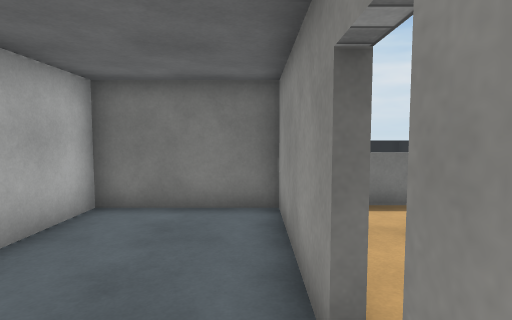
view 1 (above)

21 first-person views from a walk through a 3-D level made in the Unity game engine. The camera is 1.5 m above the floor, tilts 4° down and sees 80° across. The floor is counted in squares, 1 m on a side. Each view is taken from the middle of a square. On the plan, view 1 faces up. The plan holds only what a view shows up to about 15 squares ahead; the rest is blank. The player is left out. Surface patterns are stand-ins for the level's own textures.

view 2
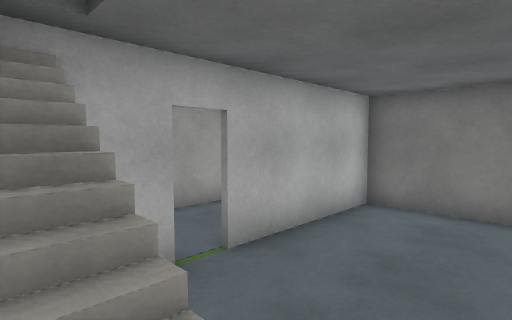

view 3
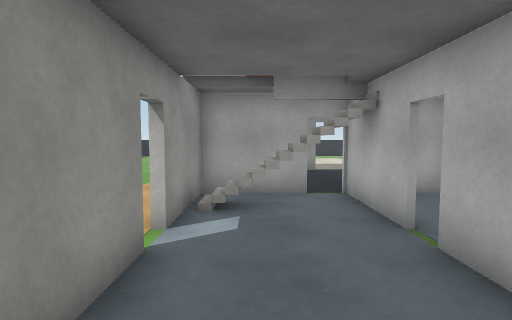

view 4
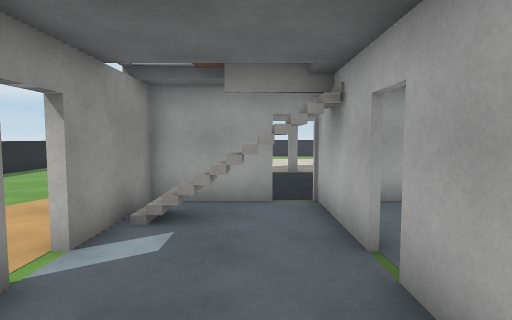

view 5
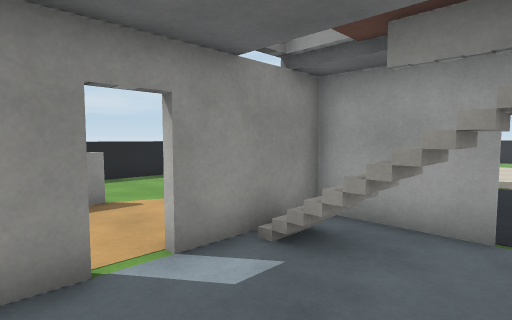

view 6
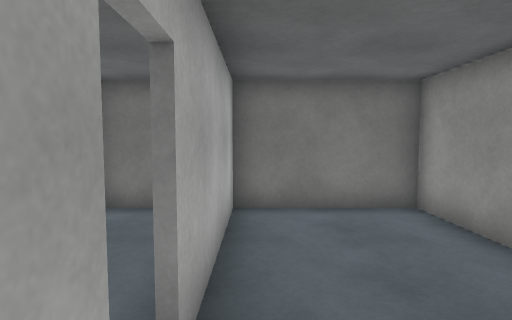

view 7
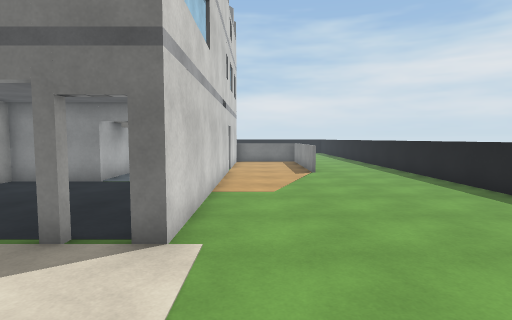

view 8
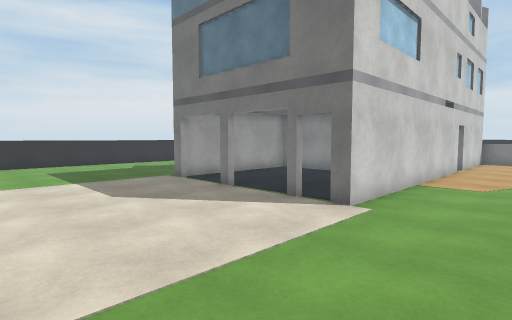

view 9
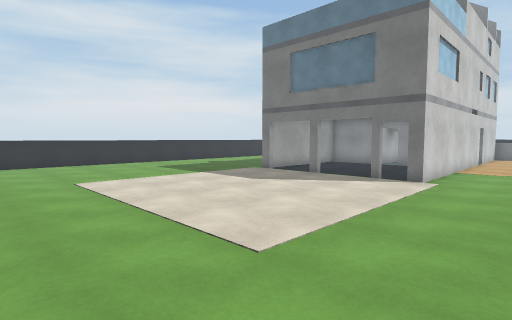

view 10
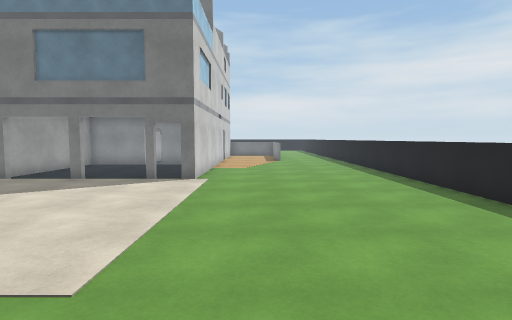

view 11
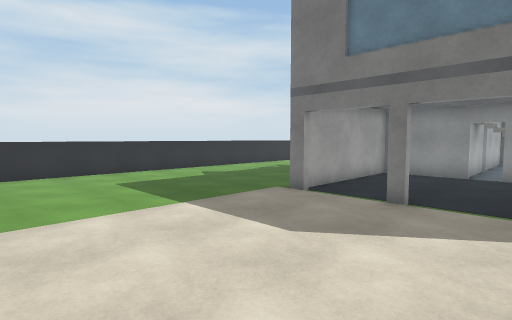

view 12
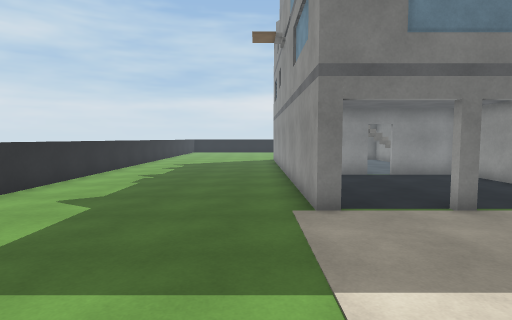

view 13
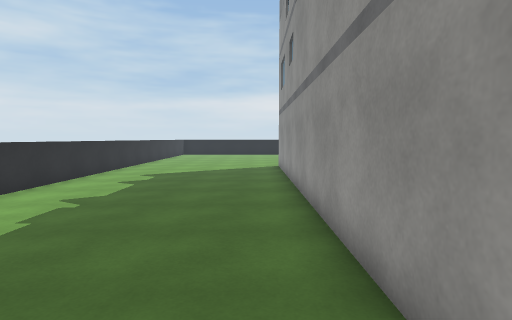

view 14
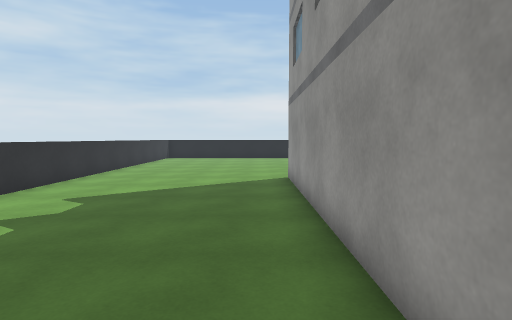

view 15
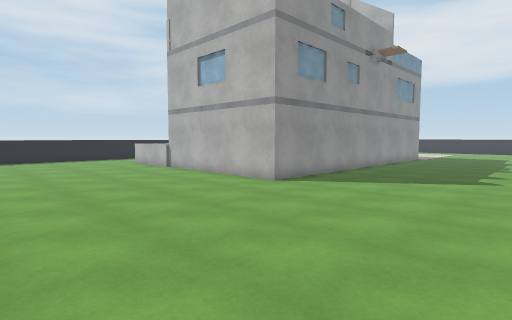

view 16
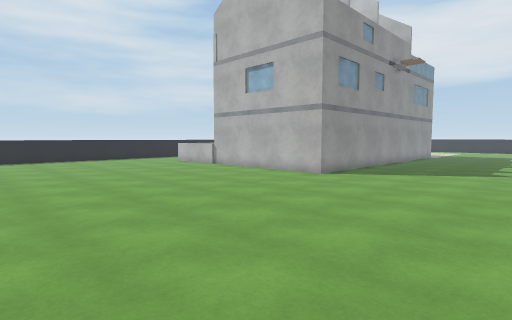

view 17
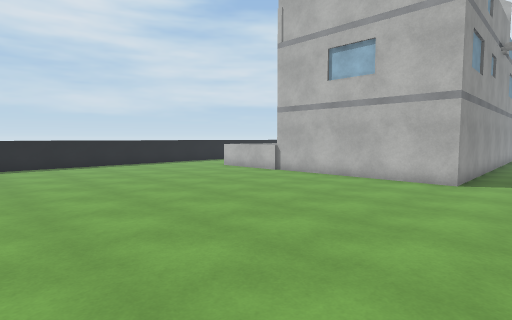

view 18
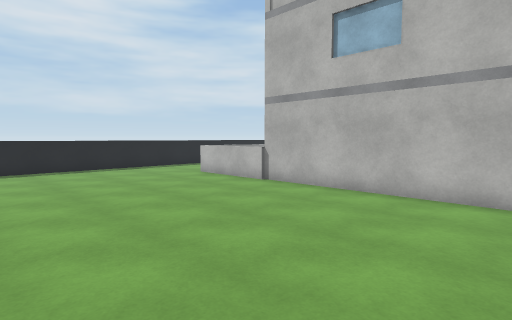

view 19
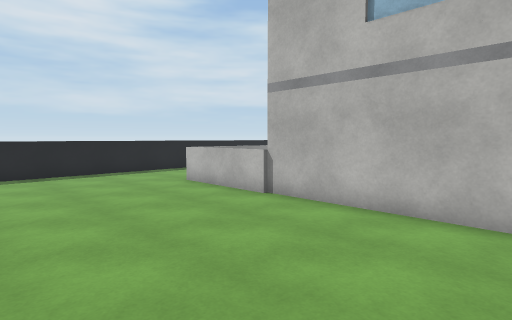

view 20
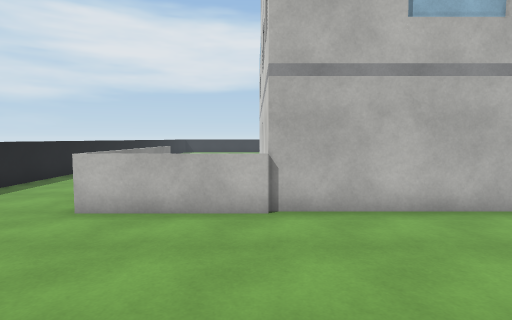

view 21
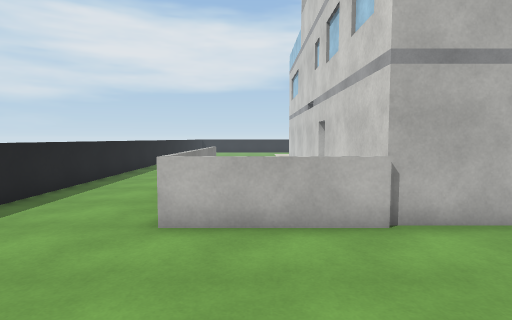

### Floor plan
Points are (right, up) in squares from view 1. A wall is a line through its corners. A room is listed if a view was taken in it or the views show most of it. See-through windows are left out.
Room 1 (views 1, 2, 3, 4, 5)
walls: (0.5, 1.9) (0.5, 6.6) (-3.5, 6.6) (-3.5, 1.9); (-2, -0.1) (-2, -1.2); (-2.3, -0.2) (-2.3, -1.2); (-2.6, -0.3) (-1.8, -0.3); (-2.2, -0.9) (-1.4, -0.9); (-2.5, -2.3) (0.5, -2.3) (0.5, 1)
low walls: (-1.8, -0.3) (-1.8, -0.9)
ways out: opening at (-3, 0) to room 2; gap at (1, 1.5) to room 2; gap at (-4, 1.5)
Room 2 (views 6, 7, 8, 9, 10, 11, 12, 13, 14, 15, 16, 17, 18, 19, 20, 21)
walls: (-2.3, -1.2) (-2.3, -0.2); (-2, -1.2) (-2.6, -1.2) (-2.6, -0.3); (-3.5, 1.1) (-3.5, -2.4) (-6.5, -2.4) (-6.5, -8.4); (0.1, -2.4) (-2.5, -2.4); (0.8, 1) (0.8, -8.8) (0.2, -8.8); (0.5, -5) (0.5, -3.4); (-3.9, -8.5) (-3.4, -8.5); (4.5, 0.4) (4.5, 6.8); (-3.4, -8.8) (-3.9, -8.8); (-0.6, -8.8) (-1.1, -8.8); (-6.1, -8.8) (-6.7, -8.8) (-6.7, 6.8) (4.8, 6.8); (0.8, 6.9) (0.8, 2); (3.5, 6.8) (2.5, 6.8); (-14.8, -8.5) (-14.8, -14.9); (-14.8, 10) (-14.8, -7); (8.8, -13.2) (8.8, 16.5); (-14.8, -17.5) (-14.8, -18.4)
ways out: opening at (-3, 0) to room 1; gap at (1, 1.5) to room 1

Where each view was taken, in squares from view 1:
view 1: 0 up, 0 right, facing up
view 2: 1 down, 0 right, facing up-left
view 3: 6 up, 1 left, facing down
view 4: 5 up, 2 left, facing down
view 5: 3 up, 3 left, facing down-right
view 6: 0 up, 3 left, facing up
view 7: 13 down, 2 right, facing up
view 8: 15 down, 4 right, facing up-left
view 9: 20 down, 4 right, facing up-left
view 10: 20 down, 3 right, facing up
view 11: 16 down, 1 left, facing up-left
view 12: 15 down, 8 left, facing up
view 13: 10 down, 8 left, facing up
view 14: 5 down, 8 left, facing up
view 15: 15 up, 14 left, facing down-right
view 16: 18 up, 14 left, facing down-right
view 17: 18 up, 9 left, facing down-right
view 18: 15 up, 7 left, facing down-right
view 19: 13 up, 5 left, facing down-right
view 20: 13 up, 1 right, facing down
view 21: 12 up, 3 right, facing down
